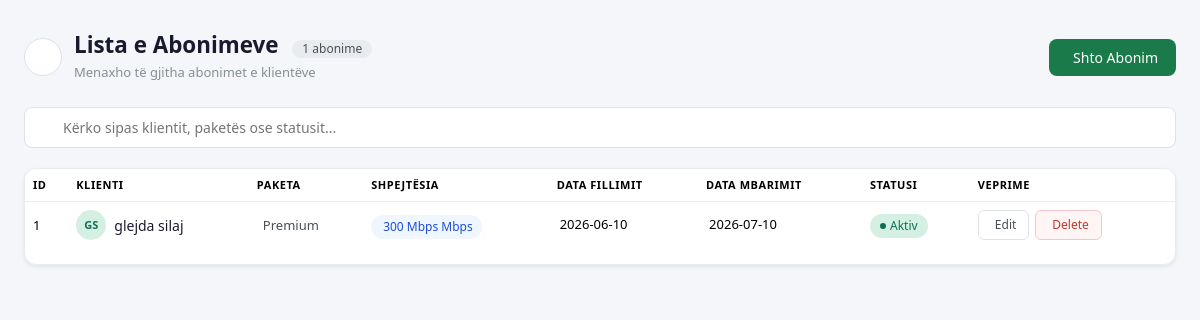
/isp-management/subscriptions/list.php, run on the app's committed database.
### tables this page shows
CREATE TABLE `subscriptions` (
  `id` int(11) NOT NULL,
  `client_id` int(11) NOT NULL,
  `package_id` int(11) NOT NULL,
  `start_date` date NOT NULL,
  `end_date` date NOT NULL,
  `status` enum('Active','Expired','Suspended') DEFAULT 'Active'
);

CREATE TABLE `clients` (
  `id` int(11) NOT NULL,
  `full_name` varchar(100) NOT NULL,
  `email` varchar(100) DEFAULT NULL,
  `phone` varchar(20) DEFAULT NULL,
  `address` text DEFAULT NULL,
  `created_at` timestamp NOT NULL DEFAULT current_timestamp()
);

CREATE TABLE `packages` (
  `id` int(11) NOT NULL,
  `package_name` varchar(100) NOT NULL,
  `speed` varchar(50) NOT NULL,
  `price` decimal(10,2) NOT NULL,
  `description` text DEFAULT NULL,
  `created_at` timestamp NOT NULL DEFAULT current_timestamp()
);

### isp-management/subscriptions/list.php (the view, shortened to what this page needs)
<?php
include "../config/db.php";
$query = "
SELECT
    subscriptions.id,
    clients.full_name,
    packages.package_name,
    packages.speed,
    subscriptions.start_date,
    subscriptions.end_date,
    subscriptions.status
FROM subscriptions
INNER JOIN clients  ON subscriptions.client_id  = clients.id
INNER JOIN packages ON subscriptions.package_id = packages.id
ORDER BY subscriptions.id DESC
";
$result = mysqli_query($conn, $query);
$total  = mysqli_num_rows($result);
?>
<!DOCTYPE html>
<html lang="sq">
<head>
    <link href="https://cdn.jsdelivr.net/npm/bootstrap@5.3.8/dist/css/bootstrap.min.css" rel="stylesheet">
    <link rel="stylesheet" href="https://cdn.jsdelivr.net/npm/@tabler/icons-webfont@latest/tabler-icons.min.css">
    <link rel="stylesheet" href="assets/css/style.css">
</head>
<body>
<div class="page-wrapper">
    <div class="page-header">
        <a href="javascript:history.back()" class="back-btn" title="Kthehu mbrapa">
        </a>
        <div class="title-group">
            <h2>Lista e Abonimeve <span class="count-badge"><?php echo $total; ?> abonime</span></h2>
            <small>Menaxho të gjitha abonim­et e klientëve</small>
        </div>
        <a href="add.php" class="btn-add">
            <i class="ti ti-plus"></i> Shto Abonim
        </a>
    </div>
    <div class="search-wrap">
        <input type="text" id="searchInput" placeholder="Kërko sipas klientit, paketës ose statusit..." oninput="filterTable()">
    </div>
    <div class="card shadow-sm">
        <div class="card-body">
            <table class="table table-hover" id="subTable">
                <thead>
                    <tr>
                        <th>ID</th>
                        <th>Klienti</th>
                        <th>Paketa</th>
                        <th>Shpejtësia</th>
                        <th>Data Fillimit</th>
                        <th>Data Mbarimit</th>
                        <th>Statusi</th>
                        <th>Veprime</th>
                    </tr>
                </thead>
                <tbody id="tableBody">
                <?php while($row = mysqli_fetch_assoc($result)): ?>
                    <?php
                        $words    = explode(' ', trim($row['full_name']));
                        $initials = '';
                        foreach ($words as $w) $initials .= strtoupper(substr($w, 0, 1));
                        $initials = substr($initials, 0, 2);
                        $status = strtolower($row['status']);
                        $status_class = match($status) {
                            'active'   => 'status-active',
                            'inactive' => 'status-inactive',
                            default    => 'status-pending',
                        };
                        $status_label = match($status) {
                            'active'   => 'Aktiv',
                            'inactive' => 'Joaktiv',
                            default    => ucfirst($row['status']),
                        };
                    ?>
                    <tr>
                        <td class="id-cell"><?php echo $row['id']; ?></td>
                        <td>
                            <div class="client-cell">
                                <div class="avatar"><?php echo htmlspecialchars($initials); ?></div>
                                <span class="client-name"><?php echo htmlspecialchars($row['full_name']); ?></span>
                            </div>
                        </td>
                        <td>
                            <div class="pkg-cell">
                                <?php echo htmlspecialchars($row['package_name']); ?>
                            </div>
                        </td>
                        <td>
                            <span class="speed-badge">
                                <?php echo htmlspecialchars($row['speed']); ?> Mbps
                            </span>
                        </td>
                        <td class="date-cell">
                            <?php echo htmlspecialchars($row['start_date']); ?>
                        </td>
                        <td class="date-cell">
                            <?php echo htmlspecialchars($row['end_date']); ?>
                        </td>
                        <td>
                            <span class="status-badge <?php echo $status_class; ?>">
                                <span class="status-dot"></span>
                                <?php echo $status_label; ?>
                            </span>
                        </td>
                        <td>
                            <div class="actions-cell">
                                <a href="edit.php?id=<?php echo $row['id']; ?>" class="btn-edit">
                                    <i class="ti ti-edit"></i> Edit
                                </a>
                                <a href="delete.php?id=<?php echo $row['id']; ?>"
                                   class="btn-del"
                                   onclick="return confirm('Je i sigurt që dëshiron ta fshish këtë abonim?');">
                                    <i class="ti ti-trash"></i> Delete
                                </a>
                            </div>
                        </td>
                    </tr>
                <?php endwhile; ?>
                </tbody>
            </table>
        </div>
    </div>
</div>
</body>
</html>

### isp-management/assets/css/style.css (style rules this page uses)
* { box-sizing: border-box; margin: 0; padding: 0; }
.card { border: 1px solid #e9ecef; border-radius: 14px; box-shadow: 0 2px 8px rgba(0,0,0,0.05); transition: transform 0.2s, box-shadow 0.2s; background: #fff; }
.card-body { padding: 1.5rem; }
table { border-radius: 12px; overflow: hidden; width: 100%; border-collapse: collapse; }
thead tr { background: #f8f9fa; }
thead th { font-size: 11px; text-transform: uppercase; letter-spacing: 0.05em; color: #868e96; font-weight: 600; padding: 12px 16px; border-bottom: 1px solid #e9ecef; }
tbody td { padding: 13px 16px; font-size: 14px; color: #495057; border-bottom: 1px solid #f0f0f0; vertical-align: middle; }
tbody tr:last-child td { border-bottom: none; }

### isp-management/subscriptions/list.php (style rules this page uses)
body { background: #f4f6f9; font-family: 'Segoe UI', sans-serif; }
.page-wrapper { max-width: 1200px; margin: 2rem auto; padding: 0 1.5rem; }
.page-header { display: flex; align-items: center; gap: 12px; margin-bottom: 1.5rem; }
.back-btn { width: 38px; height: 38px; border-radius: 50%; border: 1px solid #dee2e6; background: #fff; display: flex; align-items: center; justify-content: center; color: #6c757d; text-decoration: none; transition: all 0.15s; flex-shrink: 0; }
.title-group { flex: 1; }
.title-group h2 { margin: 0; font-size: 1.4rem; font-weight: 600; color: #1a1a2e; }
.title-group small { color: #868e96; font-size: 13px; }
.count-badge { display: inline-block; background: #e9ecef; border-radius: 20px; padding: 2px 10px; font-size: 12px; color: #495057; margin-left: 8px; font-weight: 500; }
.btn-add { display: flex; align-items: center; gap: 6px; background: #1a7a4a; color: #fff; border: none; border-radius: 8px; padding: 8px 18px; font-size: 14px; font-weight: 500; text-decoration: none; transition: background 0.15s; }
.search-wrap { position: relative; margin-bottom: 1.25rem; }
.search-wrap input { width: 100%; padding: 9px 12px 9px 38px; border: 1px solid #dee2e6; border-radius: 8px; font-size: 14px; background: #fff; outline: none; transition: border 0.15s; }
.card { border: 1px solid #e9ecef; border-radius: 12px; overflow: hidden; }
.card-body { padding: 0; }
table { margin: 0; }
thead tr { background: #f8f9fa; }
th { font-size: 11px; text-transform: uppercase; letter-spacing: 0.05em; color: #868e96; font-weight: 600; padding: 12px 16px; border-bottom: 1px solid #e9ecef; white-space: nowrap; }
td { padding: 12px 16px; vertical-align: middle; border-color: #f0f0f0; }
.client-cell { display: flex; align-items: center; gap: 8px; }
.avatar { width: 30px; height: 30px; border-radius: 50%; background: #d4f0e3; color: #0f6e56; font-size: 11px; font-weight: 600; display: flex; align-items: center; justify-content: center; flex-shrink: 0; }
.client-name { font-size: 14px; font-weight: 500; color: #1a1a2e; }
.pkg-cell { display: flex; align-items: center; gap: 6px; font-size: 13px; color: #495057; }
.speed-badge { display: inline-flex; align-items: center; gap: 3px; background: #eff6ff; color: #1d4ed8; border-radius: 20px; padding: 3px 9px; font-size: 12px; font-weight: 500; }
.date-cell { font-size: 13px; color: #495057; white-space: nowrap; }
.status-badge { display: inline-flex; align-items: center; gap: 4px; border-radius: 20px; padding: 3px 10px; font-size: 12px; font-weight: 500; }
.status-active { background: #d4f0e3; color: #0f6e56; }
.status-dot { width: 6px; height: 6px; border-radius: 50%; background: currentColor; display: inline-block; }
.id-cell { color: #adb5bd; font-size: 13px; }
.btn-edit { display: inline-flex; align-items: center; gap: 4px; padding: 5px 12px; font-size: 12px; font-weight: 500; border-radius: 6px; border: 1px solid #dee2e6; background: #fff; color: #495057; text-decoration: none; transition: all 0.15s; }
.btn-del { display: inline-flex; align-items: center; gap: 4px; padding: 5px 12px; font-size: 12px; font-weight: 500; border-radius: 6px; border: 1px solid #f5c6cb; background: #fff5f5; color: #c0392b; text-decoration: none; transition: all 0.15s; }
.actions-cell { display: flex; gap: 6px; }

### data on the page
subscriptions: id "1", initials "GS", client.full_name "glejda silaj", package.package_name "Premium", package.speed "300 Mbps", start_date "2026-06-10", end_date "2026-07-10", status "Aktiv"

### other printed values
$total "1"
